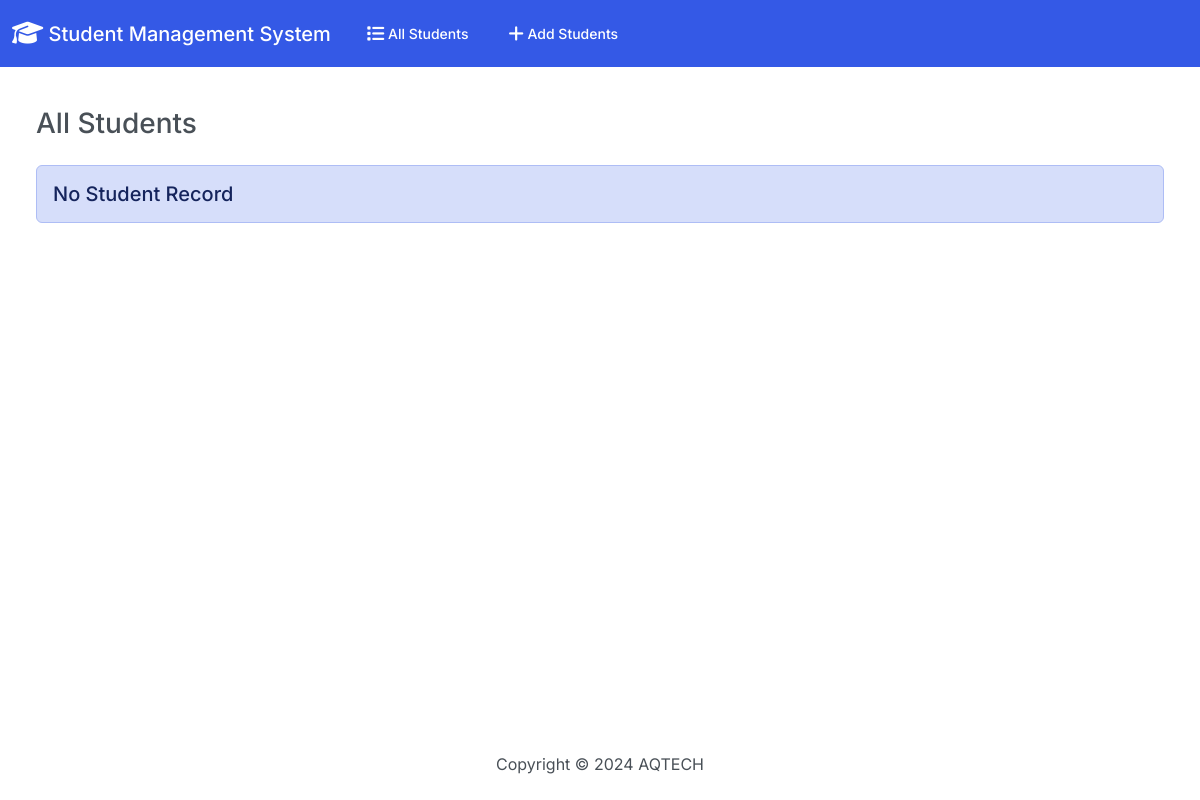
/, run on an earlier commit of the app's database.
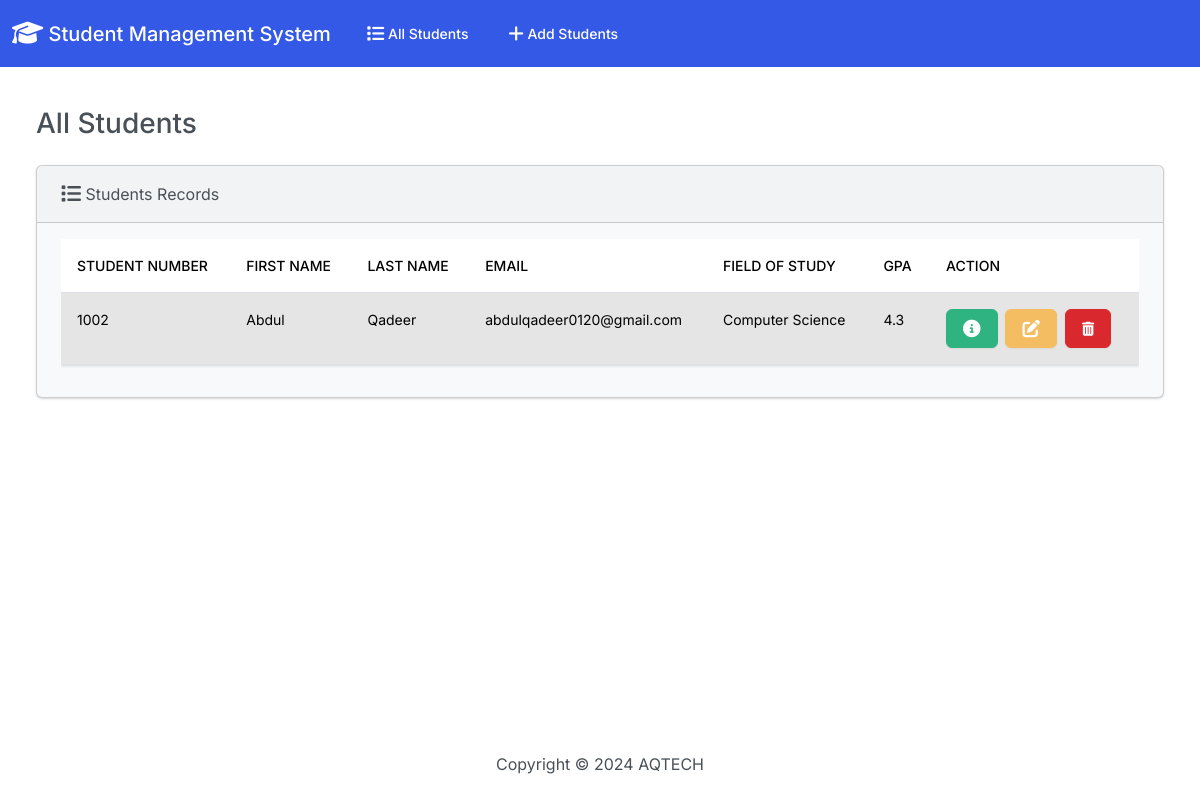
And on a later commit of the database.
### student/models.py (models this page shows, shortened)
class Student(models.Model):
    student_no = models.PositiveBigIntegerField()
    first_name  = models.CharField(max_length=50)
    last_name = models.CharField(max_length=50)
    email = models.EmailField(max_length=100)
    field_of_study = models.CharField(max_length=50)
    cgpa = models.FloatField()

### student/views.py (the view)
# urls.py: path("", home, name="home"),
def home(request):
    student = Student.objects.all()
    context = {
        "student": student,
        "title": "Home"
    }
    return render(request, "student/index.html", context)

### templates/student/index.html (shortened to what this page needs)
{% extends "base.html" %}
{% block body %}
<h3 class="m-4">All Students</h3>
  <div class="col-12">
    {% if student %}
    <div class="card bg-light mb-4 ms-4 me-4">
      <div class="card-header">
        <i class="fa-solid fa-list fa-lg"></i> Students Records
      </div>
      <div class="card-body">
        <div class="table-responsive">
          <table class="table table-hover">
            <thead>
              <tr>
                <th scope="col">Student Number</th>
                <th scope="col">First Name</th>
                <th scope="col">Last Name</th>
                <th scope="col">Email</th>
                <th scope="col">Field of Study</th>
                <th scope="col">GPA</th>
                <th scope="col">Action</th>
              </tr>
            </thead>
            <tbody>
              {% for student in student %}
              <tr class="table-active">
                <td>{{student.student_no}}</td>
                <td>{{student.first_name }}</td>
                <td>{{student.last_name }}</td>
                <td>{{student.email}}</td>
                <td>{{student.field_of_study}}</td>
                <td>{{student.cgpa}}</td>
                <td>
                  <button
                    type="button"
                    class="btn btn-success me-1"
                    data-bs-toggle="modal"
                    data-bs-target="#myModal{{student.id}}"
                  >
                  </button>
                  <a
                    href="{% url  'edit' student.id %}"
                    class="btn btn-warning me-1"
                  >
                  </a>
                  <a
                    href="{% url  'delete' student.id %}"
                    class="btn btn-danger me-1"
                  >
<i class="fa-solid fa-trash-can" ></i></i>
                  </a>
                </td>
              </tr>
              {% endfor %}
            </tbody>
          </table>
        </div>
      </div>
    </div>
    {% else %}
    <h5 class="alert alert-primary ms-4 me-4">No Student Record</h5>
    {% endif %}
  </div>
</div>
{% endblock %}

### templates/base.html (shortened to what this page needs)
{% load static %}
<!DOCTYPE html>
<html lang="en">
  <head>
    <link rel="stylesheet" href="{% static "assets/css/bootstrap.min.css" %}">
    <link
      rel="stylesheet"
      href="https://cdnjs.cloudflare.com/ajax/libs/font-awesome/6.5.2/css/all.min.css"
    />
  </head>
  <body class="d-flex flex-column min-vh-100">
    <nav class="navbar navbar-expand-lg bg-primary" data-bs-theme="dark">
      <div class="container-fluid">
        <a class="navbar-brand" href="/">
          <i class="fa-solid fa-graduation-cap fa-lg"></i> Student Management
          System
        </a>
        <div class="collapse navbar-collapse" id="navbarColor01">
          <ul class="navbar-nav me-auto">
            <li class="nav-item">
              <a class="nav-link active" href="{% url "home" %}">
                 All Students
              </a>
            </li>
            <li class="nav-item">
              <a class="nav-link active" href="{% url "add" %}">
                 Add Students
              </a>
            </li>
          </ul>
        </div>
      </div>
    </nav>
    <div class="container-fluid mt-3">{% block body %} {% endblock %}</div>
    <footer class="mt-auto mb-4">
      <div class="text-center">
        <span>
          Copyright &copy;
          AQTECH
        </span>
      </div>
    </footer>
  </body>
</html>

What changed in the data, as far as the page shows it:
added Student: student_no "1002", first_name "Abdul", last_name "Qadeer", email "abdulqadeer0120@gmail.com", field_of_study "Computer Science", cgpa "4.3"
Also different on the page:
text no longer shown: "No Student Record"
text now shown: "Students Records STUDENT NUMBER FIRST NAME LAST NAME EMAIL FIELD OF STUDY GPA ACTION"
